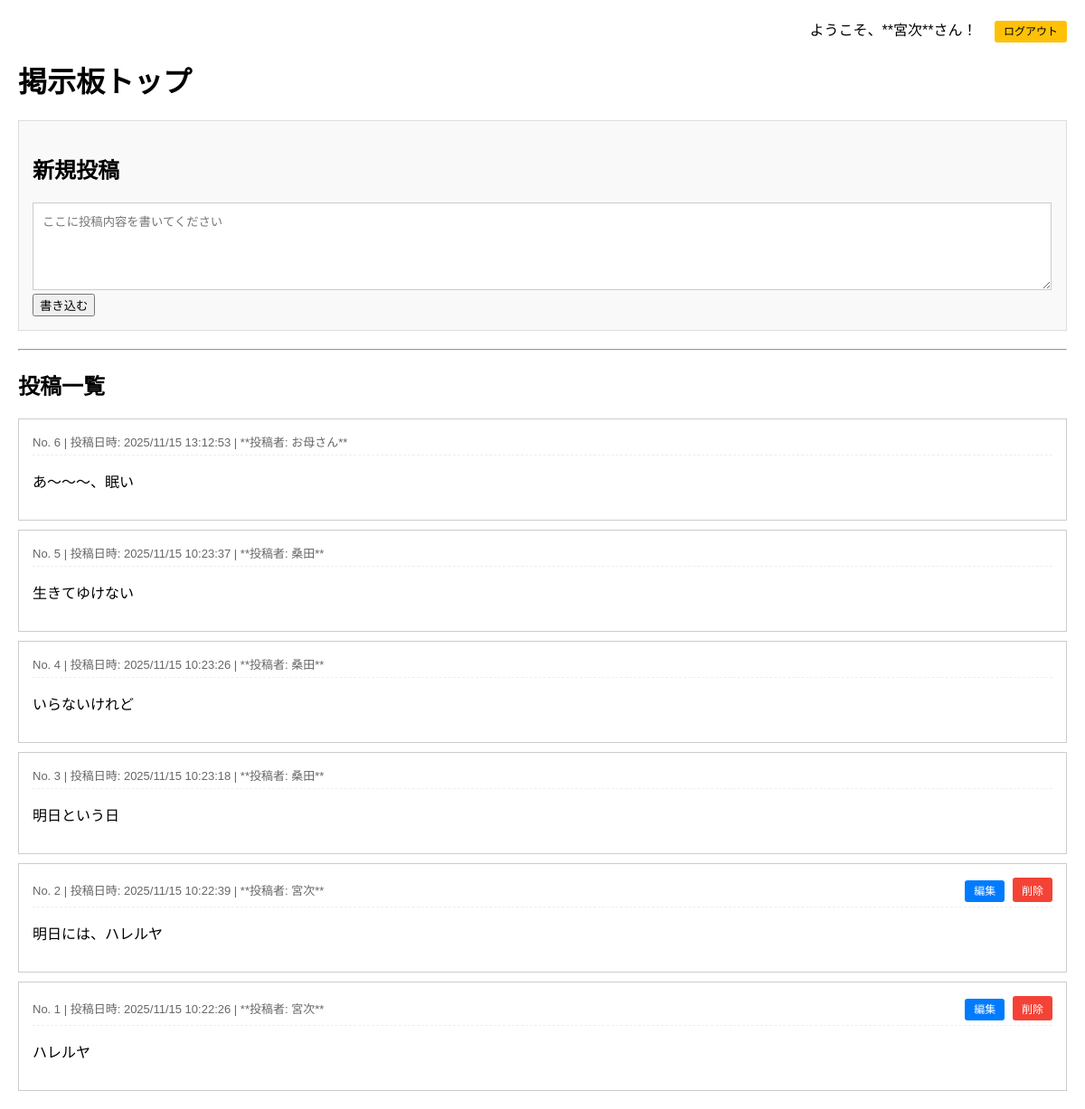
Screenshot of / (signed in) with the database file from the repository.
### app_10.py (models this page shows, shortened)
class User(db.Model, UserMixin):
    id = db.Column(db.Integer, primary_key=True)
    username = db.Column(db.String(80), unique=True, nullable=False)
    password_hash = db.Column(db.String(128), nullable=False)

class Post(db.Model):
    id = db.Column(db.Integer, primary_key=True)
    content = db.Column(db.Text, nullable=False)
    created_at = db.Column(db.DateTime, default=datetime.utcnow)
    user_id = db.Column(db.Integer, db.ForeignKey('user.id'), nullable=False)
    author = db.relationship('User', backref=db.backref('posts', lazy=True))

### app_10.py (the view)
@app.route('/')
def index():
    posts = db.session.execute(db.select(Post).order_by(Post.id.desc())).scalars().all()
    return render_template('index_10.html', posts=posts)

### app_10.py (called while the page is built)
@login_manager.user_loader
def load_user(user_id):
    return db.session.get(User, int(user_id))

### templates/index_10.html (shortened to what this page needs)
<!DOCTYPE html>
<html lang="ja">
<head>
</head>
<body>
    <div style="text-align: right; margin-bottom: 10px;">
        {% if current_user.is_authenticated %}
            <span style="margin-right: 15px;">ようこそ、**{{ current_user.username }}**さん！</span>
            <a href="{{ url_for('logout') }}" class="edit-btn" style="background-color: #ffc107; color: black;">ログアウト</a>
        {% else %}
            <a href="{{ url_for('register') }}" class="edit-btn">新規登録</a>
            <a href="{{ url_for('login') }}" class="edit-btn">ログイン</a>
        {% endif %}
    </div>
    <h1>掲示板トップ</h1>
    {% if current_user.is_authenticated %}
    <div class="post-form">
        <h2>新規投稿</h2>
        <form method="POST" action="{{ url_for('post_message') }}">
            <textarea name="content" required rows="5" placeholder="ここに投稿内容を書いてください"></textarea>
            <br>
            <button type="submit">書き込む</button>
        </form>
    </div>
    {% else %}
    <p>投稿するには、<a href="{{ url_for('login') }}">ログイン</a>または<a href="{{ url_for('register') }}">新規登録</a>が必要です。</p>
    {% endif %}
    <hr>
    <h2>投稿一覧</h2>
    {% for post in posts %}
    <div class="post">
        <div class="info">
            <span>
                No. {{ post.id }} | 投稿日時: {{ post.created_at.strftime('%Y/%m/%d %H:%M:%S') }}
                | **投稿者: {{ post.author.username }}** </span>
            <div>
                {% if current_user.is_authenticated and current_user.id == post.user_id %}
                <a href="{{ url_for('edit', id=post.id) }}" class="edit-btn">編集</a>
                <form method="POST" action="{{ url_for('delete', id=post.id) }}" style="display: inline;">
                    <button type="submit" class="delete-btn" onclick="return confirm('本当にこの投稿を削除しますか？');">削除</button>
                </form>
                {% endif %}
            </div>
        </div>
        <p>{{ post.content }}</p>
    </div>
    {% else %}
    <p>まだ投稿がありません。</p>
    {% endfor %}
</body>
</html>

### templates/index_10.html (style rules this page uses)
body { font-family: Arial, sans-serif; margin: 20px; }
.post-form { padding: 15px; border: 1px solid #ddd; margin-bottom: 20px; background-color: #f9f9f9; }
.post { border: 1px solid #ccc; padding: 15px; margin-bottom: 10px; background-color: #fff; }
.info { font-size: small; color: #666; border-bottom: 1px dashed #eee; padding-bottom: 5px; margin-bottom: 10px; display: flex; justify-content: space-between; align-items: center; }
textarea { width: 98%; padding: 10px; border: 1px solid #ccc; }
.delete-btn { background-color: #f44336; color: white; border: none; padding: 5px 10px; font-size: 12px; cursor: pointer; border-radius: 3px; margin-left: 5px; }
.edit-btn { background-color: #007bff; color: white; border: none; padding: 5px 10px; font-size: 12px; cursor: pointer; border-radius: 3px; text-decoration: none; }

### rows the page displays
User: username "宮次"
Post: id "6", created_at "2025/11/15 13:12:53", author.username "お母さん", content "あ～～～、眠い"
Post: id "5", created_at "2025/11/15 10:23:37", author.username "桑田", content "生きてゆけない"
Post: id "4", created_at "2025/11/15 10:23:26", author.username "桑田", content "いらないけれど"
Post: id "3", created_at "2025/11/15 10:23:18", author.username "桑田", content "明日という日"
Post: id "2", created_at "2025/11/15 10:22:39", author.username "宮次", content "明日には、ハレルヤ"
Post: id "1", created_at "2025/11/15 10:22:26", author.username "宮次", content "ハレルヤ"
